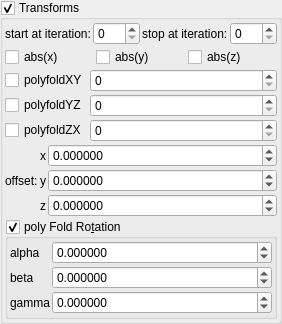
    <widget class="MyGroupBox" name="groupCheck_transf_function_enabledP_false">
     <property name="title">
      <string>Transforms &amp;</string>
     </property>
     <property name="checkable">
      <bool>true</bool>
     </property>
     <layout class="QVBoxLayout" name="verticalLayout_9" stretch="0,0,0,0,0">
      <property name="spacing">
       <number>2</number>
      </property>
      <property name="leftMargin">
       <number>2</number>
      </property>
      <property name="topMargin">
       <number>2</number>
      </property>
      <property name="rightMargin">
       <number>2</number>
      </property>
      <property name="bottomMargin">
       <number>2</number>
      </property>
      <item>
       <layout class="QGridLayout" name="gridLayout_82" columnstretch="0,1,0,1">
        <property name="spacing">
         <number>2</number>
        </property>
        <item row="3" column="0">
         <widget class="QLabel" name="label_74">
          <property name="text">
           <string>start at iteration:</string>
          </property>
         </widget>
        </item>
        <item row="3" column="1">
         <widget class="MySpinBox" name="spinboxInt_transf_start_iterations_P">
          <property name="sizePolicy">
           <sizepolicy hsizetype="Minimum" vsizetype="Maximum">
            <horstretch>0</horstretch>
            <verstretch>0</verstretch>
           </sizepolicy>
          </property>
          <property name="minimum">
           <number>0</number>
          </property>
          <property name="maximum">
           <number>999</number>
          </property>
          <property name="value">
           <number>0</number>
          </property>
         </widget>
        </item>
        <item row="3" column="2">
         <widget class="QLabel" name="label_54">
          <property name="text">
           <string>stop at iteration:</string>
          </property>
         </widget>
        </item>
        <item row="3" column="3">
         <widget class="MySpinBox" name="spinboxInt_transf_stop_iterations_P1">
          <property name="sizePolicy">
           <sizepolicy hsizetype="Preferred" vsizetype="Maximum">
            <horstretch>0</horstretch>
            <verstretch>0</verstretch>
           </sizepolicy>
          </property>
          <property name="maximum">
           <number>999</number>
          </property>
         </widget>
        </item>
       </layout>
      </item>
      <item>
       <layout class="QGridLayout" name="gridLayout_2">
        <item row="0" column="2">
         <widget class="MyCheckBox" name="checkBox_transf_function_enabledz">
          <property name="text">
           <string notr="true">abs(z)</string>
          </property>
         </widget>
        </item>
        <item row="0" column="0">
         <widget class="MyCheckBox" name="checkBox_transf_function_enabledx">
          <property name="text">
           <string notr="true">abs(x)</string>
          </property>
         </widget>
        </item>
        <item row="0" column="1">
         <widget class="MyCheckBox" name="checkBox_transf_function_enabledy">
          <property name="text">
           <string notr="true">abs(y)</string>
          </property>
         </widget>
        </item>
       </layout>
      </item>
      <item>
       <layout class="QGridLayout" name="gridLayout_45" columnstretch="0,1">
        <property name="spacing">
         <number>2</number>
        </property>
        <item row="0" column="1">
         <widget class="MySpinBox" name="spinboxInt_transf_int8_X">
          <property name="sizePolicy">
           <sizepolicy hsizetype="Minimum" vsizetype="Maximum">
            <horstretch>0</horstretch>
            <verstretch>0</verstretch>
           </sizepolicy>
          </property>
          <property name="maximum">
           <number>999</number>
          </property>
         </widget>
        </item>
        <item row="0" column="0">
         <widget class="MyCheckBox" name="checkBox_transf_function_enabledCx">
          <property name="font">
           <font>
            <weight>50</weight>
            <bold>false</bold>
           </font>
          </property>
          <property name="text">
           <string>polyfoldXY</string>
          </property>
         </widget>
        </item>
        <item row="1" column="1">
         <widget class="MySpinBox" name="spinboxInt_transf_int8_Y">
          <property name="enabled">
           <bool>true</bool>
          </property>
          <property name="sizePolicy">
           <sizepolicy hsizetype="Minimum" vsizetype="Maximum">
            <horstretch>0</horstretch>
            <verstretch>0</verstretch>
           </sizepolicy>
          </property>
          <property name="maximum">
           <number>999</number>
          </property>
         </widget>
        </item>
        <item row="1" column="0">
         <widget class="MyCheckBox" name="checkBox_transf_function_enabledCy_false">
          <property name="enabled">
           <bool>true</bool>
          </property>
          <property name="font">
           <font>
            <weight>50</weight>
            <bold>false</bold>
           </font>
          </property>
          <property name="text">
           <string>polyfoldYZ</string>
          </property>
         </widget>
        </item>
        <item row="2" column="1">
         <widget class="MySpinBox" name="spinboxInt_transf_int8_Z">
          <property name="enabled">
           <bool>true</bool>
          </property>
          <property name="sizePolicy">
           <sizepolicy hsizetype="Minimum" vsizetype="Maximum">
            <horstretch>0</horstretch>
            <verstretch>0</verstretch>
           </sizepolicy>
          </property>
          <property name="maximum">
           <number>999</number>
          </property>
         </widget>
        </item>
        <item row="2" column="0">
         <widget class="MyCheckBox" name="checkBox_transf_function_enabledCz_false">
          <property name="enabled">
           <bool>true</bool>
          </property>
          <property name="font">
           <font>
            <weight>50</weight>
            <bold>false</bold>
           </font>
          </property>
          <property name="text">
           <string>polyfoldZX</string>
          </property>
         </widget>
        </item>
       </layout>
      </item>
      <item>
       <layout class="QGridLayout" name="gridLayout_44" columnstretch="0,0,1">
        <property name="spacing">
         <number>2</number>
        </property>
        <item row="2" column="2">
         <widget class="MyDoubleSpinBox" name="spinbox3_transf_addition_constant_z">
          <property name="sizePolicy">
           <sizepolicy hsizetype="Minimum" vsizetype="Maximum">
            <horstretch>0</horstretch>
            <verstretch>0</verstretch>
           </sizepolicy>
          </property>
          <property name="prefix">
           <string/>
          </property>
          <property name="suffix">
           <string/>
          </property>
          <property name="decimals">
           <number>6</number>
          </property>
          <property name="minimum">
           <double>-99.989999999999995</double>
          </property>
          <property name="maximum">
           <double>99.989999999999995</double>
          </property>
          <property name="singleStep">
           <double>0.100000000000000</double>
          </property>
         </widget>
        </item>
        <item row="2" column="1">
         <widget class="QLabel" name="label_163">
          <property name="text">
           <string notr="true">z</string>
          </property>
         </widget>
        </item>
        <item row="0" column="2">
         <widget class="MyDoubleSpinBox" name="spinbox3_transf_addition_constant_x">
          <property name="sizePolicy">
           <sizepolicy hsizetype="Minimum" vsizetype="Maximum">
            <horstretch>0</horstretch>
            <verstretch>0</verstretch>
           </sizepolicy>
          </property>
          <property name="prefix">
           <string/>
          </property>
          <property name="suffix">
           <string/>
          </property>
          <property name="decimals">
           <number>6</number>
          </property>
          <property name="minimum">
           <double>-99.989999999999995</double>
          </property>
          <property name="maximum">
           <double>99.989999999999995</double>
          </property>
          <property name="singleStep">
           <double>0.100000000000000</double>
          </property>
         </widget>
        </item>
        <item row="0" column="1">
         <widget class="QLabel" name="label_160">
          <property name="text">
           <string notr="true">x</string>
          </property>
         </widget>
        </item>
        <item row="1" column="1">
         <widget class="QLabel" name="label_162">
          <property name="text">
           <string notr="true">y</string>
          </property>
         </widget>
        </item>
        <item row="1" column="2">
         <widget class="MyDoubleSpinBox" name="spinbox3_transf_addition_constant_y">
          <property name="sizePolicy">
           <sizepolicy hsizetype="Minimum" vsizetype="Maximum">
            <horstretch>0</horstretch>
            <verstretch>0</verstretch>
           </sizepolicy>
          </property>
          <property name="prefix">
           <string/>
          </property>
          <property name="suffix">
           <string/>
          </property>
          <property name="decimals">
           <number>6</number>
          </property>
          <property name="minimum">
           <double>-99.989999999999995</double>
          </property>
          <property name="maximum">
           <double>99.989999999999995</double>
          </property>
          <property name="singleStep">
           <double>0.100000000000000</double>
          </property>
         </widget>
        </item>
        <item row="0" column="0" rowspan="3">
         <widget class="QLabel" name="label_164">
          <property name="text">
           <string>offset:</string>
          </property>
         </widget>
        </item>
       </layout>
      </item>
      <item>
       <widget class="MyGroupBox" name="groupCheck_transf_rotation_enabled_false">
        <property name="title">
         <string>poly Fold Ro&amp;tation</string>
        </property>
        <property name="checkable">
         <bool>true</bool>
        </property>
        <layout class="QVBoxLayout" name="verticalLayout_10" stretch="0">
         <property name="spacing">
          <number>2</number>
         </property>
         <property name="leftMargin">
          <number>2</number>
         </property>
         <property name="topMargin">
          <number>2</number>
         </property>
         <property name="rightMargin">
          <number>2</number>
         </property>
         <property name="bottomMargin">
          <number>2</number>
         </property>
         <item>
          <layout class="QGridLayout" name="gridLayout_48" columnstretch="0,1">
           <property name="spacing">
            <number>2</number>
           </property>
           <item row="0" column="0">
            <widget class="QLabel" name="label_46">
             <property name="text">
              <string notr="true">alpha</string>
             </property>
            </widget>
           </item>
           <item row="1" column="0">
            <widget class="QLabel" name="label_44">
             <property name="text">
              <string notr="true">beta</string>
             </property>
            </widget>
           </item>
           <item row="2" column="0">
            <widget class="QLabel" name="label_45">
             <property name="text">
              <string notr="true">gamma</string>
             </property>
            </widget>
           </item>
           <item row="0" column="1">
            <widget class="MyDoubleSpinBox" name="spinboxd3_transf_rotation_x">
             <property name="sizePolicy">
              <sizepolicy hsizetype="Minimum" vsizetype="Maximum">
               <horstretch>0</horstretch>
               <verstretch>0</verstretch>
              </sizepolicy>
             </property>
             <property name="prefix">
              <string/>
             </property>
             <property name="suffix">
              <string/>
             </property>
             <property name="decimals">
              <number>6</number>
             </property>
             <property name="minimum">
              <double>-36000.000000000000000</double>
             </property>
             <property name="maximum">
              <double>36000.000000000000000</double>
             </property>
             <property name="singleStep">
              <double>1.000000000000000</double>
             </property>
            </widget>
           </item>
           <item row="1" column="1">
            <widget class="MyDoubleSpinBox" name="spinboxd3_transf_rotation_y">
             <property name="sizePolicy">
              <sizepolicy hsizetype="Minimum" vsizetype="Maximum">
               <horstretch>0</horstretch>
               <verstretch>0</verstretch>
              </sizepolicy>
             </property>
             <property name="prefix">
              <string/>
             </property>
             <property name="suffix">
              <string/>
             </property>
             <property name="decimals">
              <number>6</number>
             </property>
             <property name="minimum">
              <double>-36000.000000000000000</double>
             </property>
             <property name="maximum">
              <double>36000.000000000000000</double>
             </property>
             <property name="singleStep">
              <double>1.000000000000000</double>
             </property>
            </widget>
           </item>
           <item row="2" column="1">
            <widget class="MyDoubleSpinBox" name="spinboxd3_transf_rotation_z">
             <property name="sizePolicy">
              <sizepolicy hsizetype="Minimum" vsizetype="Maximum">
               <horstretch>0</horstretch>
               <verstretch>0</verstretch>
              </sizepolicy>
             </property>
             <property name="prefix">
              <string/>
             </property>
             <property name="suffix">
              <string/>
             </property>
             <property name="decimals">
              <number>6</number>
             </property>
             <property name="minimum">
              <double>-36000.000000000000000</double>
             </property>
             <property name="maximum">
              <double>36000.000000000000000</double>
             </property>
             <property name="singleStep">
              <double>1.000000000000000</double>
             </property>
            </widget>
           </item>
          </layout>
         </item>
        </layout>
       </widget>
      </item>
     </layout>
    </widget>
